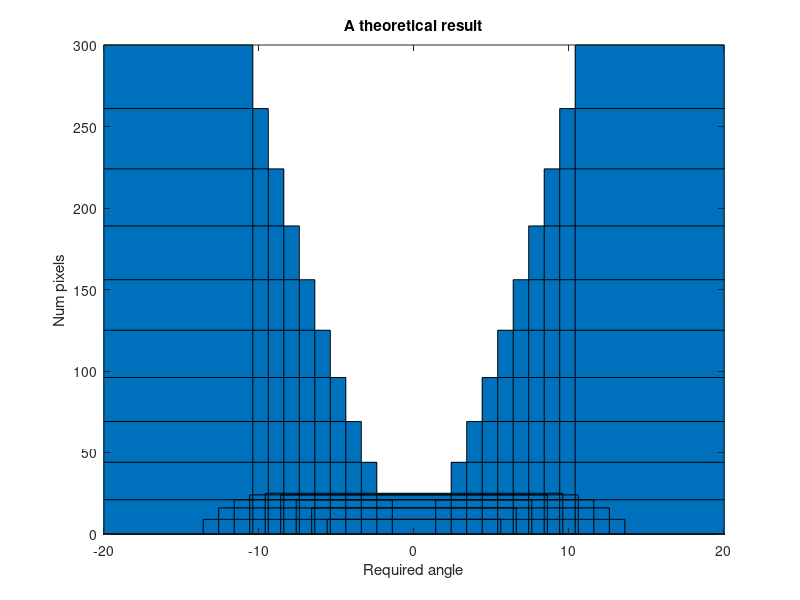

Source code (MATLAB):
close all
fig = figure;
x = linspace(-20,20,41);
y = x.^2 - 10^2;
xx = linspace(-5,5,11);
yy = -xx.^2 + 5^2;
bar([x(y>0) xx(yy>0)],[y(y>0) yy(yy>0)]);
xlim([-20 20]);
xlabel 'Required angle';
ylabel 'Num pixels';
title 'A theoretical result';
saveas(fig, '../figures/theoretical.pdf');
